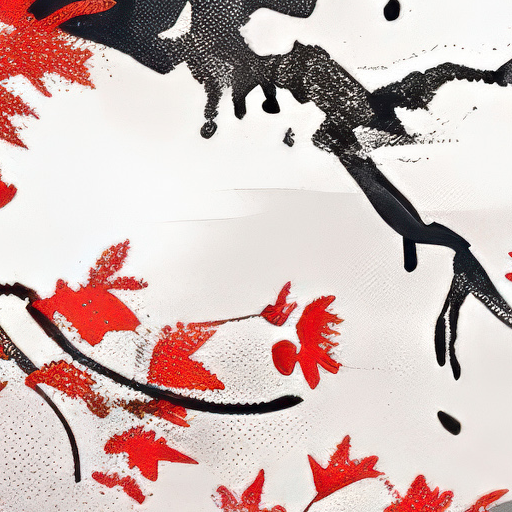
#> input picture rnd/corpus/img000.png, 512 x 512 px
$ python -i costs.py   (imports and definitions only)
#> lines starting #> are read from the running program, lines starting #| are printed output that depends on the picture
"""How noticeable a change to each pixel would be.

Changing a pixel in flat sky is obvious to a statistical detector; changing one in
grass or foliage is not. HILL (Li et al., 2014) turns that intuition into a number
per pixel, where a high cost means "leave this alone".

We use it for two things:

* ranking candidate cover images, since textured photos hide far more than smooth ones
* estimating how many bits an image can safely carry

The embedder itself does not yet steer by cost. Doing so needs syndrome-trellis
coding, because a receiver recomputing cost from the *stego* image would get slightly
different rankings and lose sync. See the note in :mod:`sagex.embed.lsbm`.
"""

from __future__ import annotations

import numpy as np
from scipy.ndimage import convolve, uniform_filter

#: High-pass filter that responds to local detail (the KB filter from the paper).
_HIGH_PASS = np.array(
    [[-1.0, 2.0, -1.0],
     [2.0, -4.0, 2.0],
     [-1.0, 2.0, -1.0]]
)

_EPSILON = 1e-8
_COST_CEILING = 1e8


def hill_cost(image: np.ndarray) -> np.ndarray:
    """Per-pixel embedding cost. Lower means safer to modify.

    Args:
        image: 2-D grayscale array.

    Returns:
        Float array, same shape as ``image``.
    """
    if image.ndim != 2:
        raise ValueError(f"expected a 2-D grayscale image, got shape {image.shape}")

    detail = convolve(image.astype(np.float64), _HIGH_PASS, mode="mirror")
    # Two averaging passes spread the cost, so isolated safe pixels in an otherwise
    # smooth region do not get used, because those stand out as much as the region does.
    spread = uniform_filter(np.abs(detail), size=3, mode="mirror")
    cost = 1.0 / np.maximum(spread, _EPSILON)
    cost = uniform_filter(cost, size=15, mode="mirror")
    return np.minimum(cost, _COST_CEILING)


#: Median HILL cost of an ideal cover. Measured on uniform random noise, which is
#: the most forgiving carrier there is, since nothing hides better than more noise.
_COST_BEST = 0.003

#: Median cost at which an image is a poor carrier. Measured on real photographs:
#: detailed foliage sits near 0.025, hazy landscapes near 0.35, near-flat scenes
#: above 0.7. A constant image reaches the cost ceiling entirely.
_COST_WORST = 1.0


def texture_score(image: np.ndarray) -> float:
    """A single 0-1 number for how good a cover this image is.

    1.0 means richly textured and safe to embed in; 0 means flat and risky. Used to
    rank candidate covers, so what matters is that it orders images sensibly.

    The scale is logarithmic because measured median costs span three orders of
    magnitude between noise and flat regions; a linear mapping collapses every real
    photograph into the bottom tenth of the range.
    """
    cost = hill_cost(image)
    # Median is the stable summary. The mean is dominated by flat patches, where
    # cost explodes toward the ceiling and swamps everything else.
    median = float(np.median(cost))
    span = np.log10(_COST_WORST) - np.log10(_COST_BEST)
    score = (np.log10(_COST_WORST) - np.log10(max(median, 1e-12))) / span
    return float(np.clip(score, 0.0, 1.0))


def safe_fraction(image: np.ndarray, percentile: float = 40.0) -> float:
    """Fraction of pixels whose cost is low enough to use comfortably.

    Feeds the capacity estimate: a flat image may have millions of pixels but only a
    handful that can be touched without leaving a trace.
    """
    cost = hill_cost(image)
    threshold = np.percentile(cost, percentile)
    return float(np.mean(cost <= threshold))

>>> import cv2
>>> picture = cv2.imread('../../rnd/corpus/img000.png', cv2.IMREAD_GRAYSCALE)
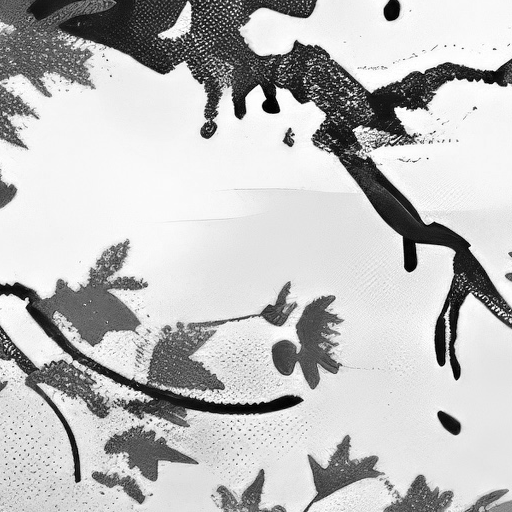
#> picture: shape (512, 512); min 0, max 255, mean 190.8
>>> result = hill_cost(picture)
#> in hill_cost, `detail = convolve(image.astype(np.float64), _HIGH_PASS, mode="mirror")`:
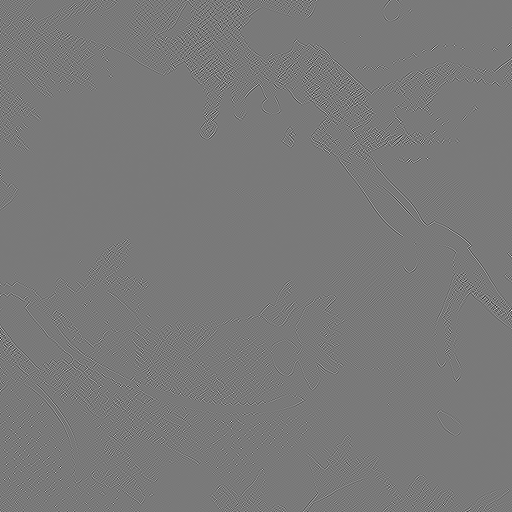
#> detail: shape (512, 512) float64; min -611, max 668, mean 0; drawn with min black and max white
#> in hill_cost, `spread = uniform_filter(np.abs(detail), size=3, mode="mirror")`:
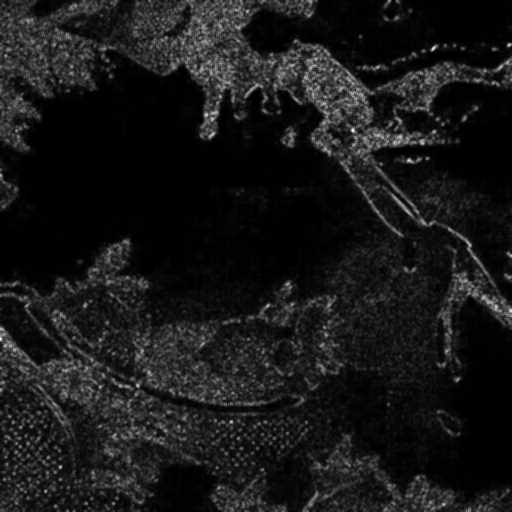
#> spread: shape (512, 512) float64; min -1.7e-13, max 361.3, mean 34.9; drawn with min black and max white
#> in hill_cost, `cost = 1.0 / np.maximum(spread, _EPSILON)`:
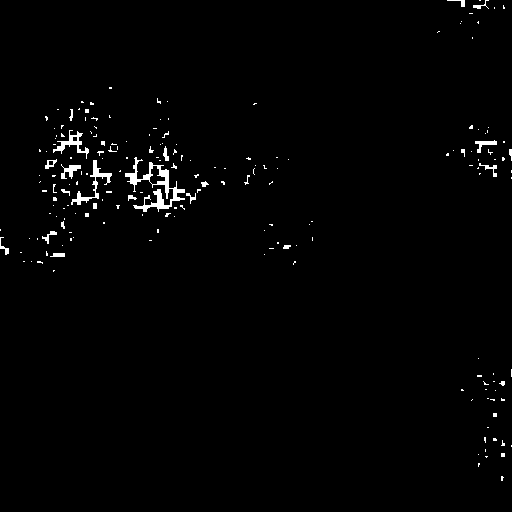
#> cost: shape (512, 512) float64; min 0.00277, max 100000000, mean 1282120; drawn with min black and max white
#> in hill_cost, `cost = uniform_filter(cost, size=15, mode="mirror")`:
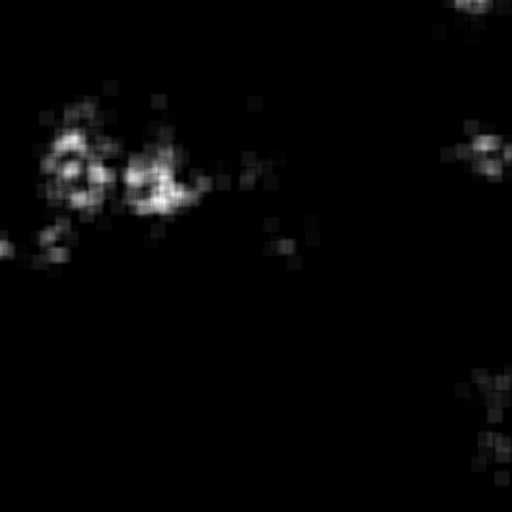
#> cost: shape (512, 512) float64; min 0.00756, max 63555556.7, mean 1273882; drawn with min black and max white

$ run again, on rnd/corpus/img001.png
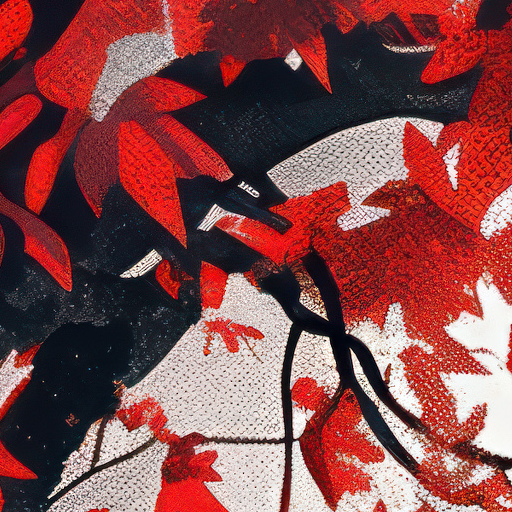
#> input picture rnd/corpus/img001.png, 512 x 512 px
#> in hill_cost, `spread = uniform_filter(np.abs(detail), size=3, mode="mirror")`:
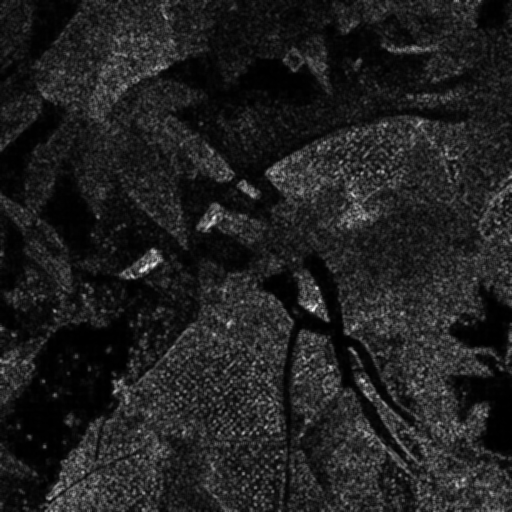
#> spread: shape (512, 512) float64; min -5.8e-14, max 425, mean 54.2; drawn with min black and max white
#> in hill_cost, `cost = uniform_filter(cost, size=15, mode="mirror")`:
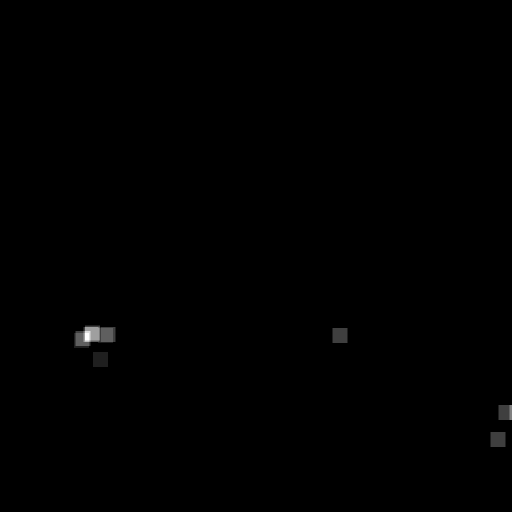
#> cost: shape (512, 512) float64; min 0.00655, max 3555557.1, mean 6917.4; drawn with min black and max white

$ run again, on rnd/corpus/img002.png
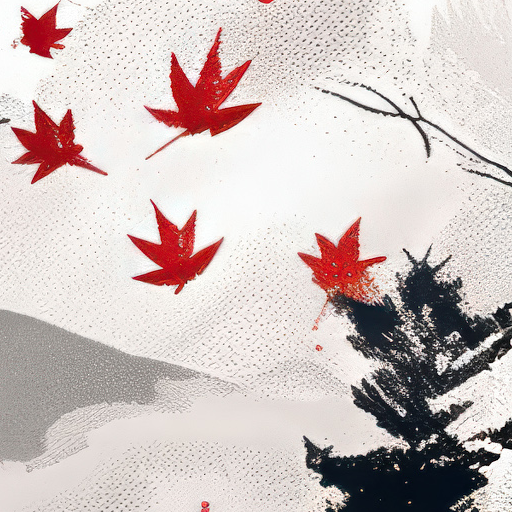
#> input picture rnd/corpus/img002.png, 512 x 512 px
#> in hill_cost, `spread = uniform_filter(np.abs(detail), size=3, mode="mirror")`:
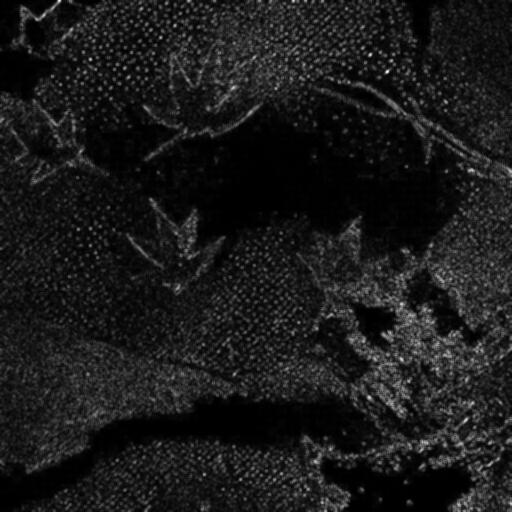
#> spread: shape (512, 512) float64; min -1.03e-13, max 378.3, mean 39.4; drawn with min black and max white
#> in hill_cost, `cost = uniform_filter(cost, size=15, mode="mirror")`:
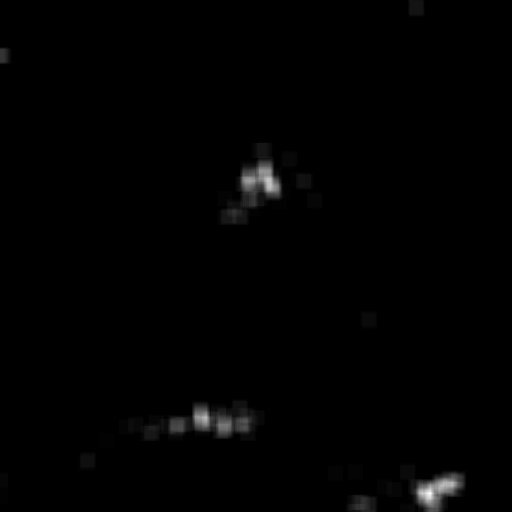
#> cost: shape (512, 512) float64; min 0.00784, max 52888890.5, mean 388107.4; drawn with min black and max white
